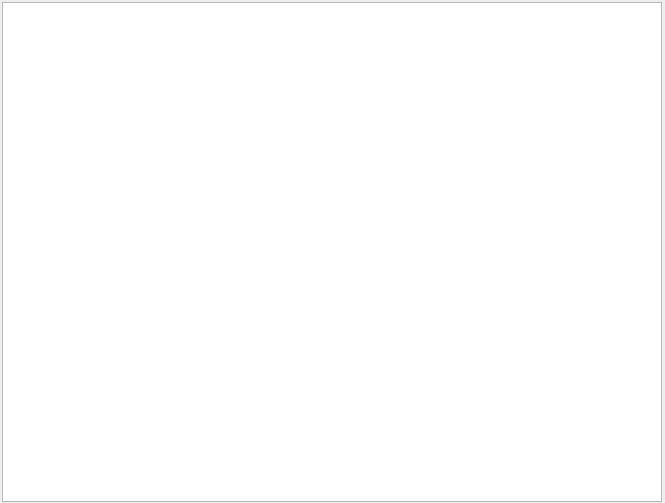
<?xml version="1.0" encoding="UTF-8"?>
<ui version="4.0">
 <class>Console</class>
 <widget class="QMainWindow" name="Console">
  <property name="geometry">
   <rect>
    <x>0</x>
    <y>0</y>
    <width>665</width>
    <height>503</height>
   </rect>
  </property>
  <property name="windowTitle">
   <string>Console</string>
  </property>
  <widget class="QWidget" name="canvas">
   <widget class="QTextBrowser" name="console">
    <property name="geometry">
     <rect>
      <x>2</x>
      <y>2</y>
      <width>660</width>
      <height>500</height>
     </rect>
    </property>
   </widget>
  </widget>
 </widget>
 <resources/>
 <connections/>
</ui>
